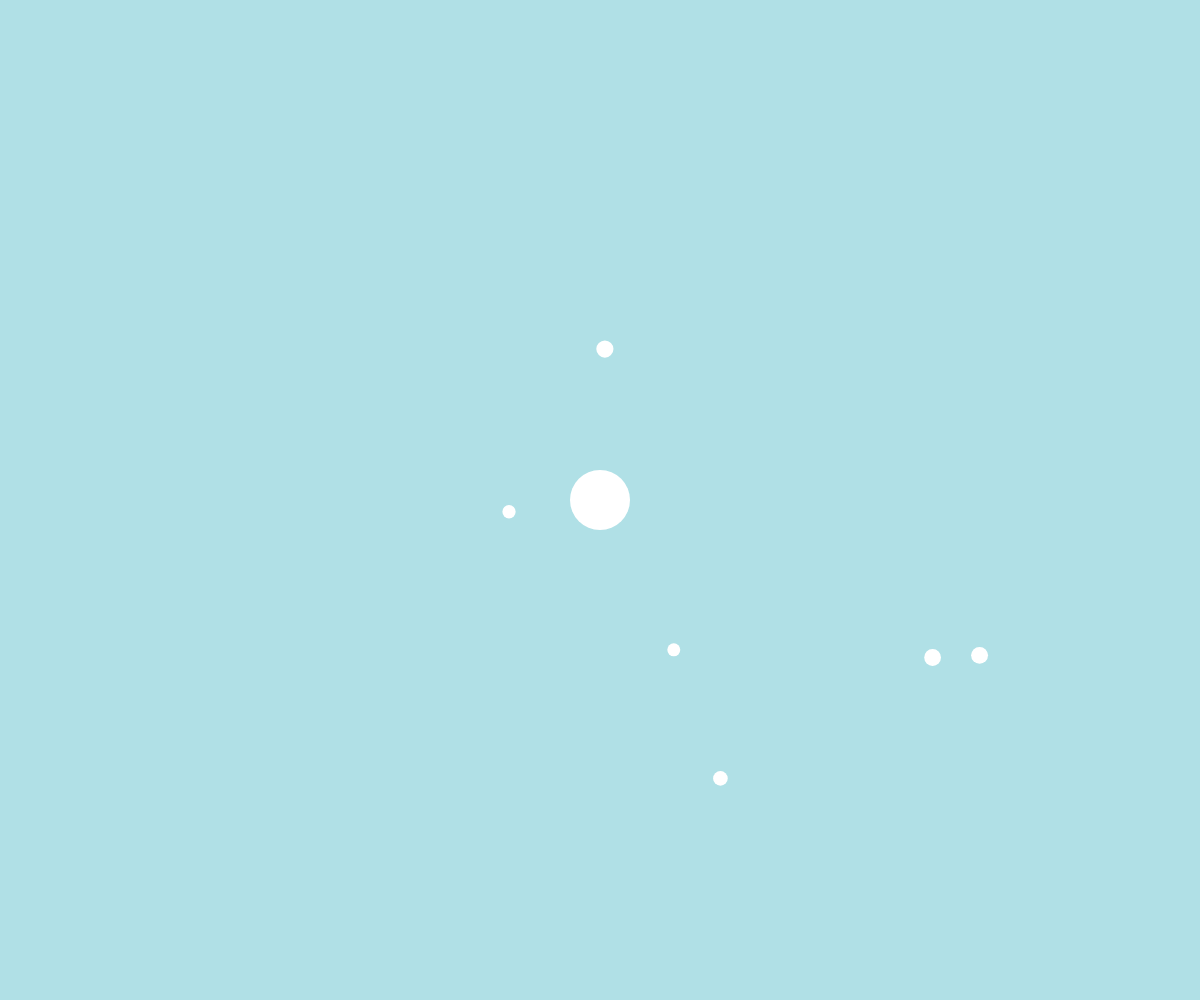
Frame 1 (no input)
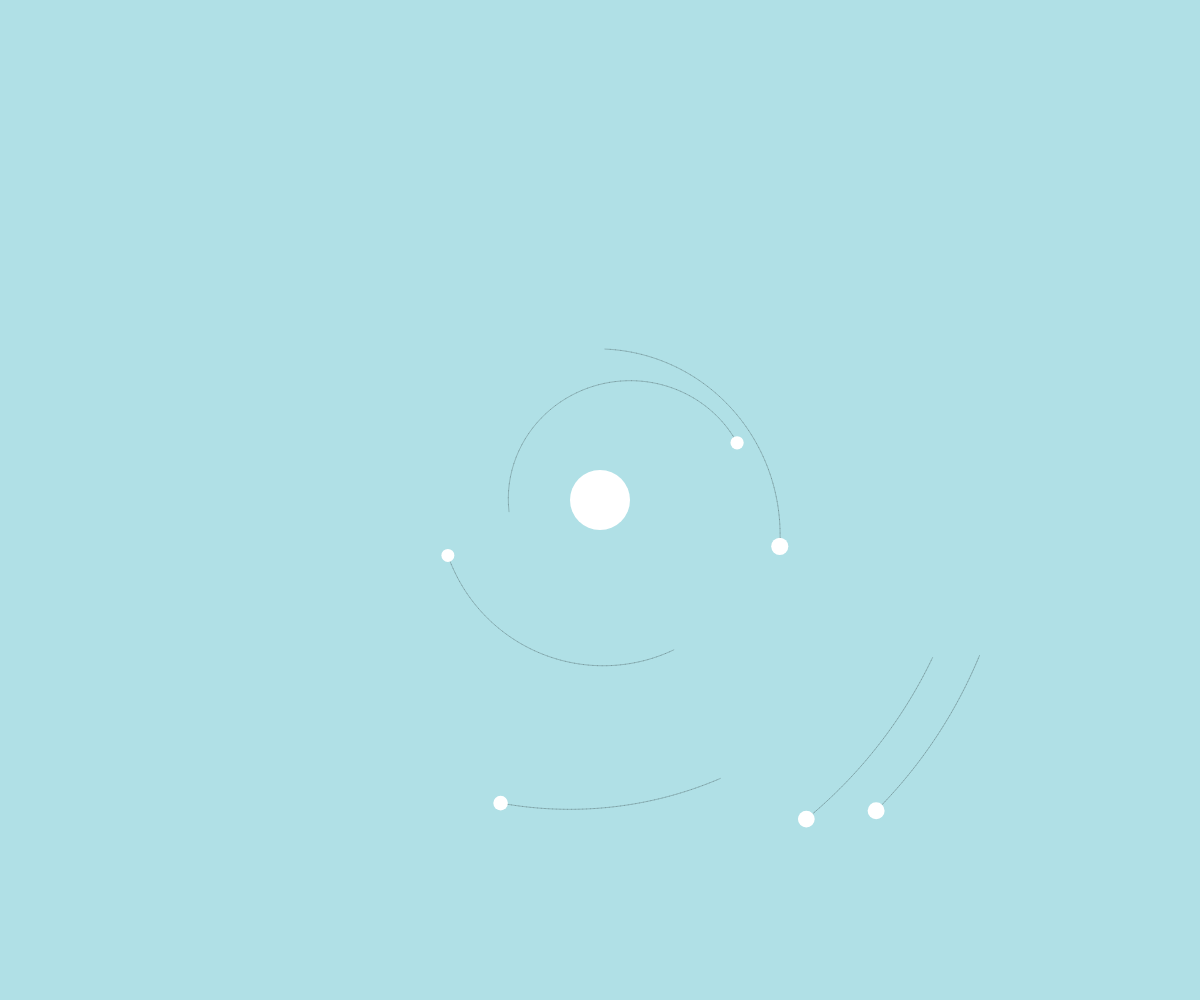
Frame 60 (no input)
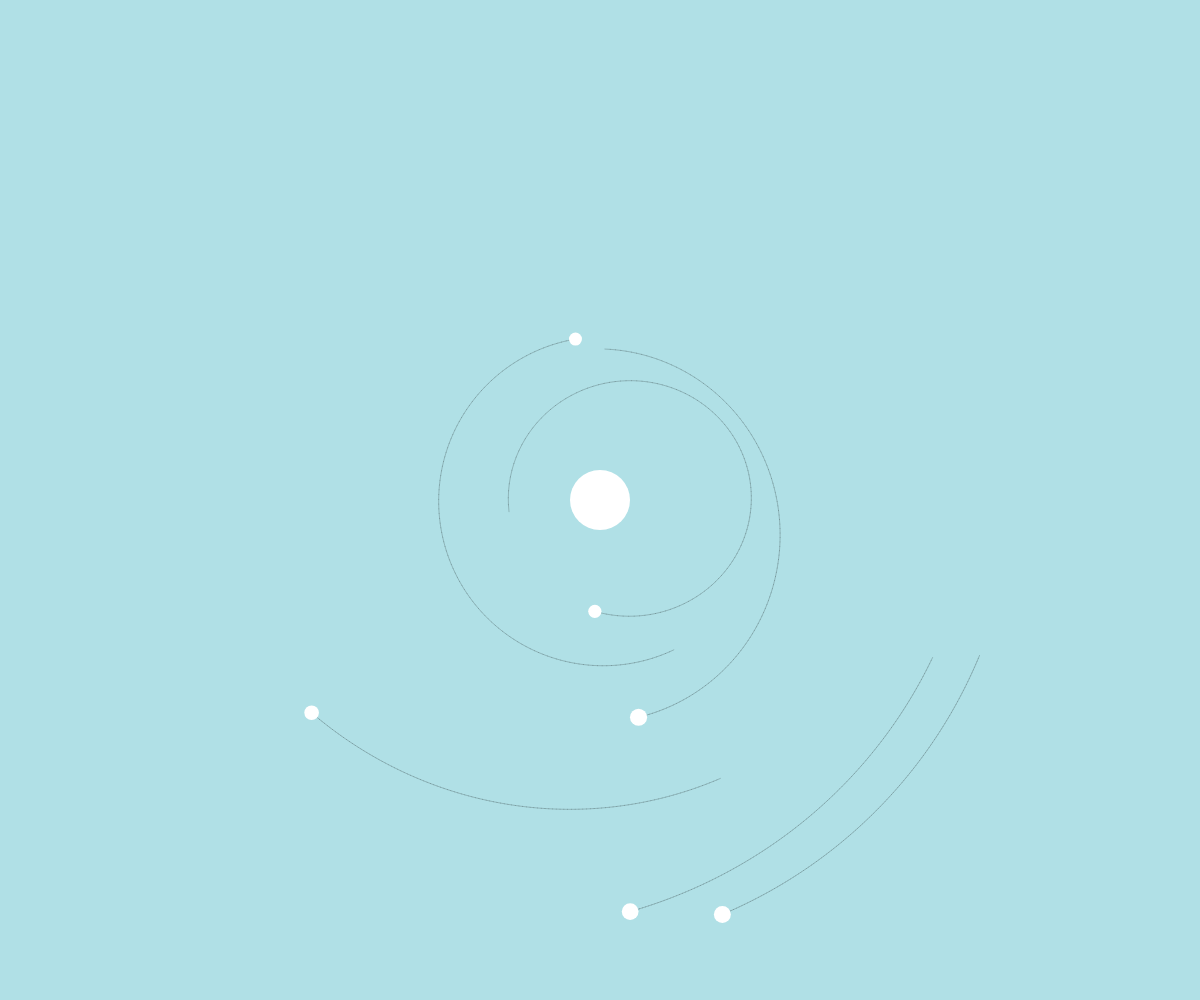
Frame 120 (the mouse pressed at the canvas centre since frame 60)

The p5.js sketch that drew these frames (run headless with seeded random() and noise() and a simulated clock; from frame 60 on, the mouse is pressed at the canvas centre):

// p5.js sketch
// ── sketch.js
let planets = []
let moon
let numPlanets = 6
let G = 120
let destabilise = 0.15

function setup() {
  createCanvas(windowWidth,windowHeight)
  moon = new Body(30,createVector(0,0),createVector(0,0))

    // Planet
  for (let i = 0; i < numPlanets; i++) {
    let mass = random(5, 10)
    let radius = random(moon.d, min(windowWidth/2,windowHeight/2))
    let angle = random(0, TWO_PI)
    let planetPos = createVector(radius * cos(angle), radius * sin(angle))

    let planetVel = planetPos.copy()
    if (random(1) < 0.1) planetVel.rotate(-HALF_PI)
    else planetVel.rotate(HALF_PI)
    planetVel.normalize()
    planetVel.mult( sqrt((G * moon.mass)/(radius)) )
    planetVel.mult( random( 1-destabilise, 1+destabilise) )

    planets.push( new Body(mass, planetPos, planetVel) )
  }
}

function draw() {
  background(176,224,230)
  translate(width/2, height/2)
  for (let i = numPlanets-1; i >= 0; i--) {
    moon.attract(planets[i])
    planets[i].move()
    planets[i].show()
  }
  moon.show()
}


function Body(_mass, _pos, _vel){
  this.mass = _mass
  this.pos = _pos
  this.vel = _vel
  this.d = this.mass*2
  this.thetaInit = 0
  this.path = []
  this.pathLen = Infinity

  this.show = function() {
    stroke(0,50)
    for (let i = 0; i < this.path.length-2; i++) {
      line(this.path[i].x, this.path[i].y, this.path[i+1].x, this.path[i+1].y,)
    }
    fill(255); noStroke()
    ellipse(this.pos.x, this.pos.y, this.d, this.d)
  }


  this.move = function() {
    this.pos.x += this.vel.x
    this.pos.y += this.vel.y
    this.path.push(createVector(this.pos.x,this.pos.y))
    if (this.path.length > 200) this.path.splice(0,1)
  }

  this.applyForce = function(f) {
    this.vel.x += f.x / this.mass
    this.vel.y += f.y / this.mass
  }

  this.attract = function(child) {
    let r = dist(this.pos.x, this.pos.y, child.pos.x, child.pos.y)
    let f = (this.pos.copy()).sub(child.pos)
    f.setMag( (G * this.mass * child.mass)/(r * r) )
    child.applyForce(f)
  }

}
